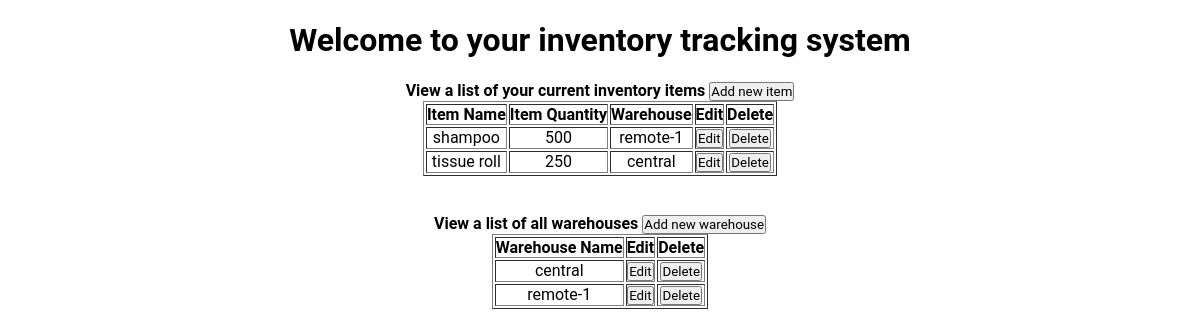
Before: / with the older database file.
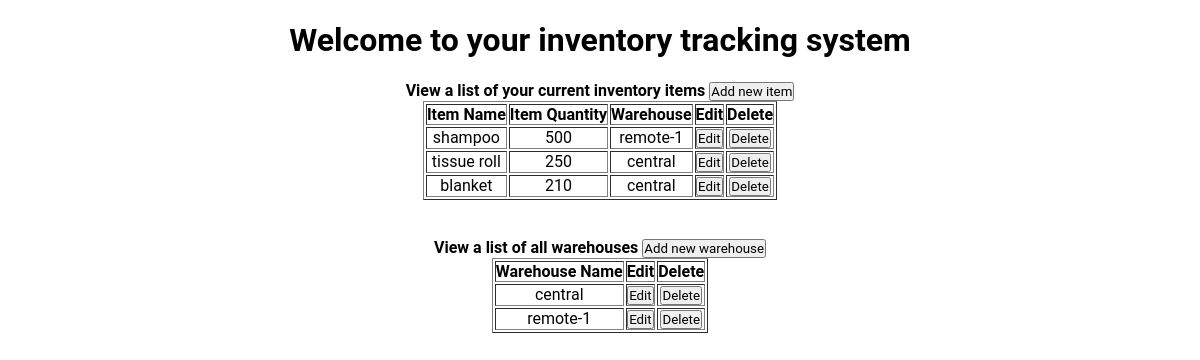
After: the same page with the newer database file.
### myapp/models.py (models this page shows, shortened)
class Inventory(db.Model):
    __tablename__="inventories"
    id = db.Column(db.Integer, autoincrement=True, primary_key=True)
    name = db.Column(db.String, nullable=False)
    qty = db.Column(db.Integer, nullable=False)
    warehouse_id = db.Column(db.Integer, db.ForeignKey("warehouses.id"))
    warehouse = db.relationship("Warehouse", backref=backref("inventories", cascade="all, delete"))

class Warehouse(db.Model):
    __tablename__="warehouses"
    id = db.Column(db.Integer, autoincrement=True, primary_key=True)
    name = db.Column(db.String, nullable=False)

### myapp/views/index.py (the view)
def index():
    all_inventory = inventory_crud.get_all_inventory()
    warehouses = warehouse_crud.get_all_warehouses()
    return render_template("index.html", all_inventory=all_inventory, warehouses=warehouses)

### myapp/crud/inventory_crud.py (called while the page is built)
def get_all_inventory():
    return Inventory.query.all()

### myapp/crud/warehouse_crud.py (called while the page is built)
def get_all_warehouses():
    return Warehouse.query.all()

### myapp/templates/index.html (shortened to what this page needs)
{% extends 'base.html' %}
{% block body %}
<h1>Welcome to your inventory tracking system</h1>
<div>
  <span><strong>View a list of your current inventory items</strong></span>
  <a href="/inventory/new">
    <button>Add new item</button>
  </a>
</div>
<table border="1" class="center">
  <tr>
    <th>Item Name</th>
    <th>Item Quantity</th>
    <th>Warehouse</th>
    <th>Edit</th>
    <th>Delete</th>
  </tr>
  {% for item in all_inventory %}
    <tr>
      <td>{{ item.name }}</td>
      <td>{{ item.qty }}</td>
      {% if item.warehouse_id %}
        <td>{{ item.warehouse.name }}</td>
      {% else %}
        <td>Unassigned</td>
      {% endif %}
      <td>
        <form action="/inventory/{{ item.id }}">
          <button type="submit">Edit</button>
        </form>
      </td>
      <td>
        <form action="/inventory/{{ item.id }}/delete", method="POST">
          <button type="submit">Delete</button>
        </form>
      </td>
    </tr>
  {% endfor %}
</table>
<br></br>
<div>
  <span><strong>View a list of all warehouses</strong></span>
  <a href="/warehouse/new">
    <button>Add new warehouse</button>
  </a>
</div>
<table border="1" class="center">
  <tr>
    <th>Warehouse Name</th>
    <th>Edit</th>
    <th>Delete</th>
  </tr>
  {% for warehouse in warehouses %}
  <tr>
    <td>{{ warehouse.name }}</td>
    <td>
      <form action="/warehouse/{{ warehouse.id }}">
        <button type="submit">Edit</button>
      </form>
    </td>
    <td>
      <form action="/warehouse/{{ warehouse.id }}/delete", method="POST">
        <button type="submit">Delete</button>
      </form>
    </td>
  </tr>
  {% endfor %}
</table>
{% endblock %}

Changed rows visible on the page:
added Inventory: name "blanket", qty "210", warehouse.name "central"
